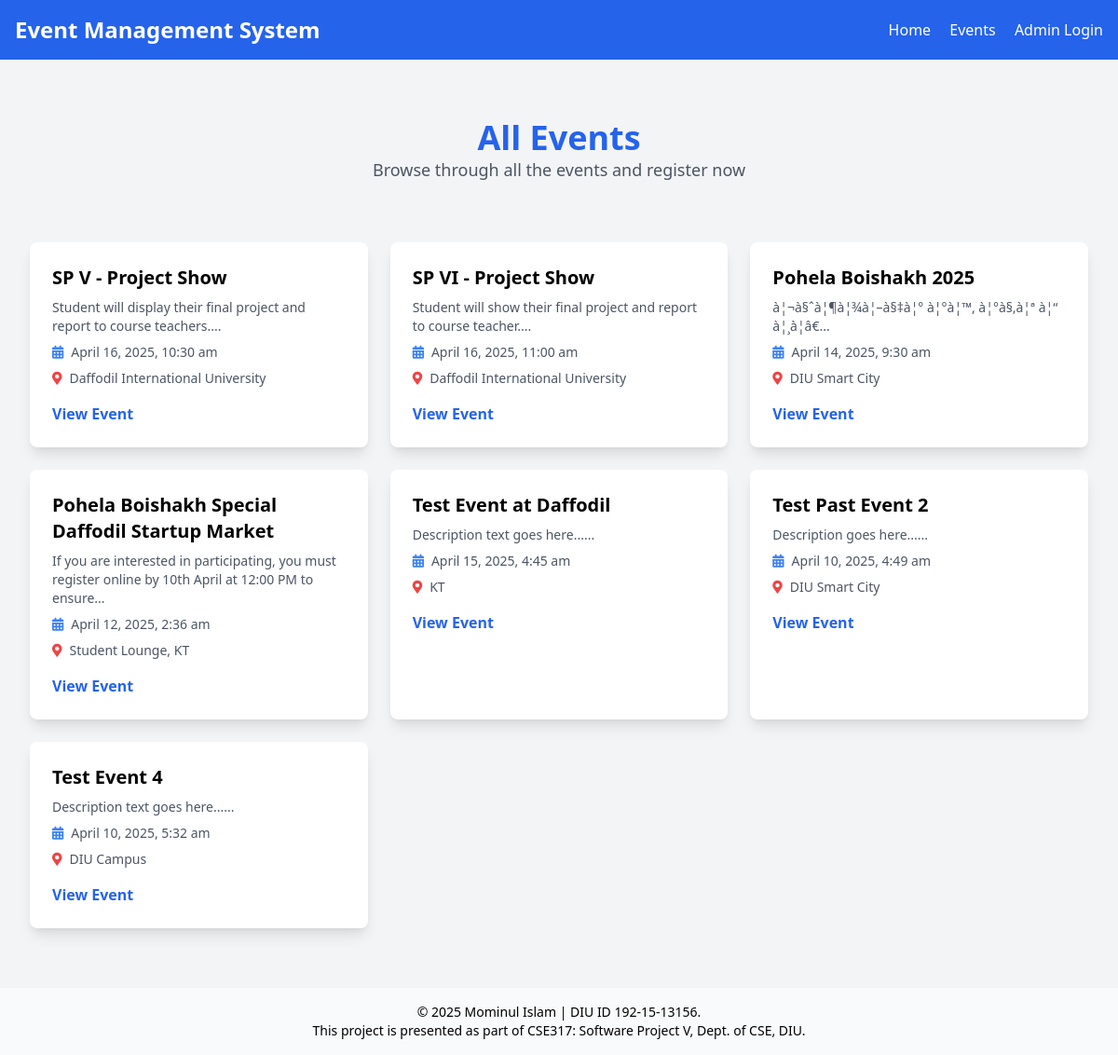
Screenshot of /events.php with the database file from the repository.
### tables this page shows
CREATE TABLE `events` (
  `id` int(11) NOT NULL,
  `title` varchar(255) NOT NULL,
  `date` datetime NOT NULL,
  `location` varchar(255) NOT NULL,
  `description` text NOT NULL
);

### events.php (the view, shortened to what this page needs)
<?php
include('includes/db.php');
$sql = "SELECT * FROM events";
$result = $conn->query($sql);
?>
<!DOCTYPE html>
<html lang="en">
<head>
    <link href="https://cdn.jsdelivr.net/npm/tailwindcss@2.0.3/dist/tailwind.min.css" rel="stylesheet">
    <link href="https://cdnjs.cloudflare.com/ajax/libs/font-awesome/5.15.4/css/all.min.css" rel="stylesheet">
</head>
<body class="bg-gray-100">
    <?php include('includes/navbar_frontend.php'); ?>
    <header class="text-center pt-16 pb-8">
        <h1 class="text-4xl font-bold text-blue-600">All Events</h1>
        <p class="text-lg text-gray-600">Browse through all the events and register now</p>
    </header>
    <main class="pt-8 pb-8 px-4 sm:px-6 lg:px-8 max-w-screen-xl mx-auto">
        <div class="grid grid-cols-1 sm:grid-cols-2 md:grid-cols-3 gap-6">
            <?php while ($event = $result->fetch_assoc()): ?>
            <div class="bg-white p-6 rounded-lg shadow-lg hover:bg-blue-50 transition duration-300 cursor-pointer">
                <h3 class="text-xl font-semibold text-black"><?= $event['title'] ?></h3>
                <p class="text-sm text-gray-600 mt-2"><?= substr($event['description'], 0, 100) . '...' ?></p>
                <div class="flex items-center mt-2 text-sm text-gray-600">
                    <i class="fas fa-calendar-alt text-blue-500 mr-2"></i>
                    <p><?= date("F j, Y, g:i a", strtotime($event['date'])) ?></p>
                </div>
                <div class="flex items-center mt-2 text-sm text-gray-600">
                    <i class="fas fa-map-marker-alt text-red-500 mr-2"></i>
                    <p><?= $event['location'] ?></p>
                </div>
                <a href="view_event.php?id=<?= $event['id'] ?>" class="mt-4 inline-block text-blue-600 font-semibold hover:underline">View Event</a>
            </div>
            <?php endwhile; ?>
        </div>
    </main>
    <?php include('includes/footer.php'); ?>
</body>
</html>

### includes/navbar_frontend.php (shortened to what this page needs)
<nav class="bg-blue-600 p-4">
    <div class="container mx-auto flex justify-between items-center max-w-screen-xl">
        <div class="text-white font-bold text-2xl">
            <a href="index.php">Event Management System</a>
        </div>
        <div class="space-x-4">
            <a href="index.php" class="text-white">Home</a>
            <a href="events.php" class="text-white">Events</a>
            <a href="/sp/5/admin/login.php" class="text-white">Admin Login</a>
        </div>
    </div>
</nav>

### includes/footer.php
<footer class="bg-gray-50 text-black py-4 mt-8">
    <div class="text-center">
        <p class="text-sm">
            &copy; <?= date("Y"); ?> Mominul Islam | DIU ID 192-15-13156. <br>
            This project is presented as part of CSE317: Software Project V, Dept. of CSE, DIU.
        </p>
    </div>
</footer>

### rows the page displays
events: title "SP V - Project Show", description "Student will display their final project and report to course teachers.", date "April 16, 2025, 10:30 am", location "Daffodil International University"
events: title "SP VI - Project Show", description "Student will show their final project and report to course teacher.", date "April 16, 2025, 11:00 am", location "Daffodil International University"
events: title "Pohela Boishakh 2025", description "à¦¬à§ˆà¦¶à¦¾à¦–à§‡à¦° à¦°à¦™, à¦°à§‚à¦ª à¦“ à¦¸à¦â€", date "April 14, 2025, 9:30 am", location "DIU Smart City"
events: title "Pohela Boishakh Special Daffodil Startup Market", description "If you are interested in participating, you must register online by 10th April at 12:00 PM to ensure", date "April 12, 2025, 2:36 am", location "Student Lounge, KT"
events: title "Test Event at Daffodil", description "Description text goes here...", date "April 15, 2025, 4:45 am", location "KT"
events: title "Test Past Event 2", description "Description goes here...", date "April 10, 2025, 4:49 am", location "DIU Smart City"
events: title "Test Event 4", description "Description text goes here...", date "April 10, 2025, 5:32 am", location "DIU Campus"
